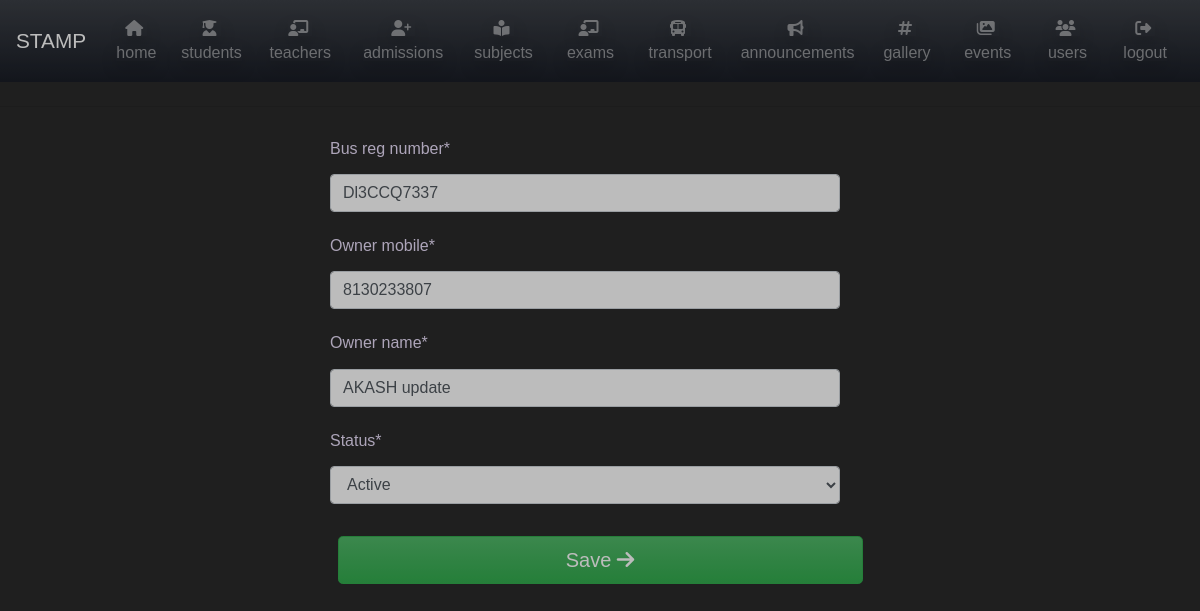
Screenshot of /update-bus/1 (signed in) with the database file from the repository.
### lead/models.py (models this page shows, shortened)
class bus_master(models.Model): #conductor nd driver info to be done
    STATUS_TYPES = (
        ('A', 'Active'),
        ('X', 'Inactive')
    )
    bus_reg_number = models.CharField(max_length=12)
    status = models.CharField(max_length=1, choices=STATUS_TYPES, default='A')
    owner_mobile = models.CharField(max_length=12)
    owner_name = models.CharField(max_length=12)
    bus_Route_start_to_end = models.CharField(max_length=65)

### lead/views.py (the view)
# urls.py: path('update-bus/<str:pk>', views.busdetailsUpdateView.as_view(), name='update-bus'),
class busdetailsUpdateView(LoginRequiredMixin, UpdateView):
    model = bus_master
    fields = ['bus_reg_number', 'owner_mobile', 'owner_name', 'status']
    template_name = 'lead/update-bus.html'

### lead/templates/lead/update-bus.html (shortened to what this page needs)
{% extends "lead/home.html" %} {% load crispy_forms_tags %} {% block content %}
<section>
    <div class="container mb-5">
        <form method="POST">
            <div class="container row">
                <fieldset class="form-group col-md-6 offset-md-3">
                    {{ form|crispy }}
                </fieldset>
            </div>
            <div class="form-group col-md-6 offset-md-3">
                <button class="btn btn-lg text-white btn-block btn-success" type="submit">
                    Save
                    <i class="fas fa-arrow-right"></i>
                </button>
            </div>
        </form>
    </div>
</section>
{% endblock content %}

### rows the page displays
bus_master: bus_reg_number "Dl3CCQ7337", owner_mobile "8130233807", owner_name "AKASH update", status "Active"
